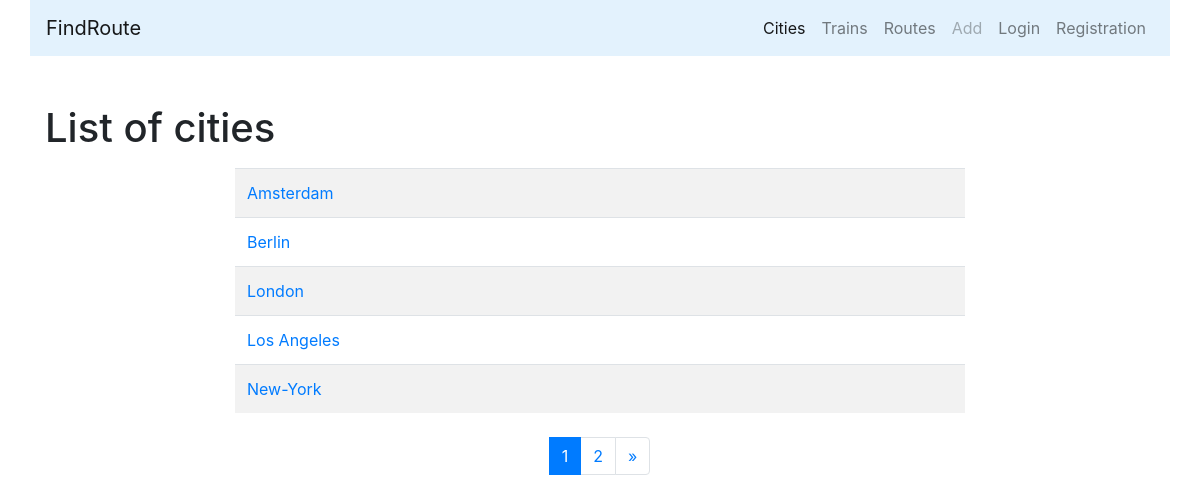
The app's page /cities/, older data.
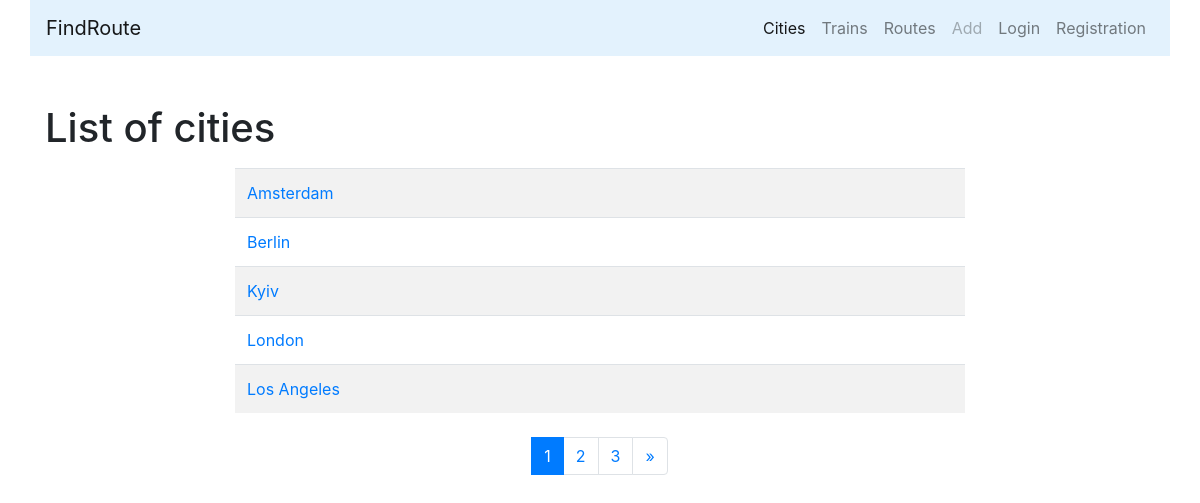
The same page, newer data.
### cities/models.py (models this page shows, shortened)
class City(models.Model):
    name = models.CharField(max_length=100, unique=True, verbose_name='City')
    class Meta:
        verbose_name = 'City'
        verbose_name_plural = 'Cities'
        ordering = ['name']

### cities/views.py (the view)
# urls.py: path('', CityListView.as_view(), name='home'),
class CityListView(ListView):
    paginate_by = 5
    model = City
    template_name = 'cities/home.html'
    def get_context_data(self, **kwargs):
        context = super().get_context_data(**kwargs)
        form = CityForm()
        context['form'] = form
        return context

### cities/templates/cities/home.html (shortened to what this page needs)
{% extends 'base.html' %}
{% block content %}
<h1>List of cities</h1>
<div class="row ">
    <div class="col-md-8 mx-auto my-2">
        <table class="table table-striped">
        {% for object in page_obj %}
            <tr>
                <td>
                    <a href="{% url 'cities:detail' pk=object.pk%}">{{object.name}}</a>
                </td>
                {% if user.is_authenticated%}
                <td>
                    <a href="{% url 'cities:update' pk=object.pk%}">
                        <button type="submit" class="btn btn-primary">Edit</button>
                    </a>
                </td>
                <td>
                    <a href="{% url 'cities:delete' pk=object.pk%}">
                        <button type="submit" class="btn btn-danger">Delete</button>
                    </a>
                </td>
                {% else %}
                <td>&nbsp;</td>
                <td>&nbsp;</td>
                {% endif %}
            </tr>
        {% endfor %}
        </table>
    </div>
</div>
<nav aria-label="Page navigation example">
  <ul class="pagination justify-content-center">
    {% for page in page_obj.paginator.page_range %}
        <li class="page-item {% if page == page_obj.number %} active {% endif %} ">
            <a class="page-link" href="?page={{page}}">
                {{ page }}
            </a>
        </li>
    {% endfor %}
    <li class="page-item">
        {% if page_obj.has_next %}
      <a class="page-link" href="?page={{ page_obj.paginator.num_pages }}" aria-label="Next">
        <span aria-hidden="true">&raquo;</span>
      </a>
        {% endif %}
    </li>
  </ul>
</nav>
{% endblock %}

Row changes from the older to the newer data that the page shows:
no longer on this page (row unchanged): City: name "New-York"
added City: name "Kyiv"
Text that changed along with them:
new list line: "3"
